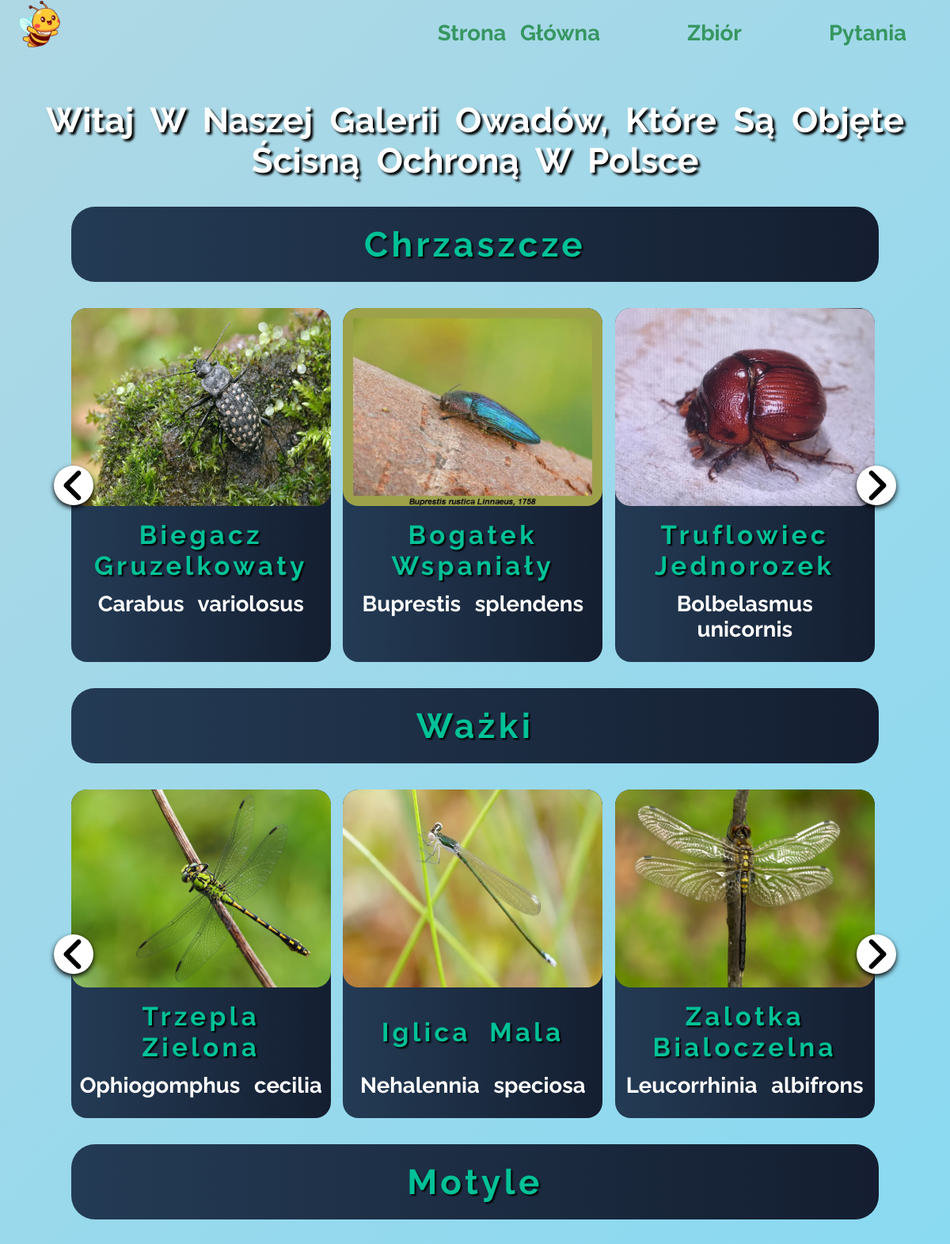
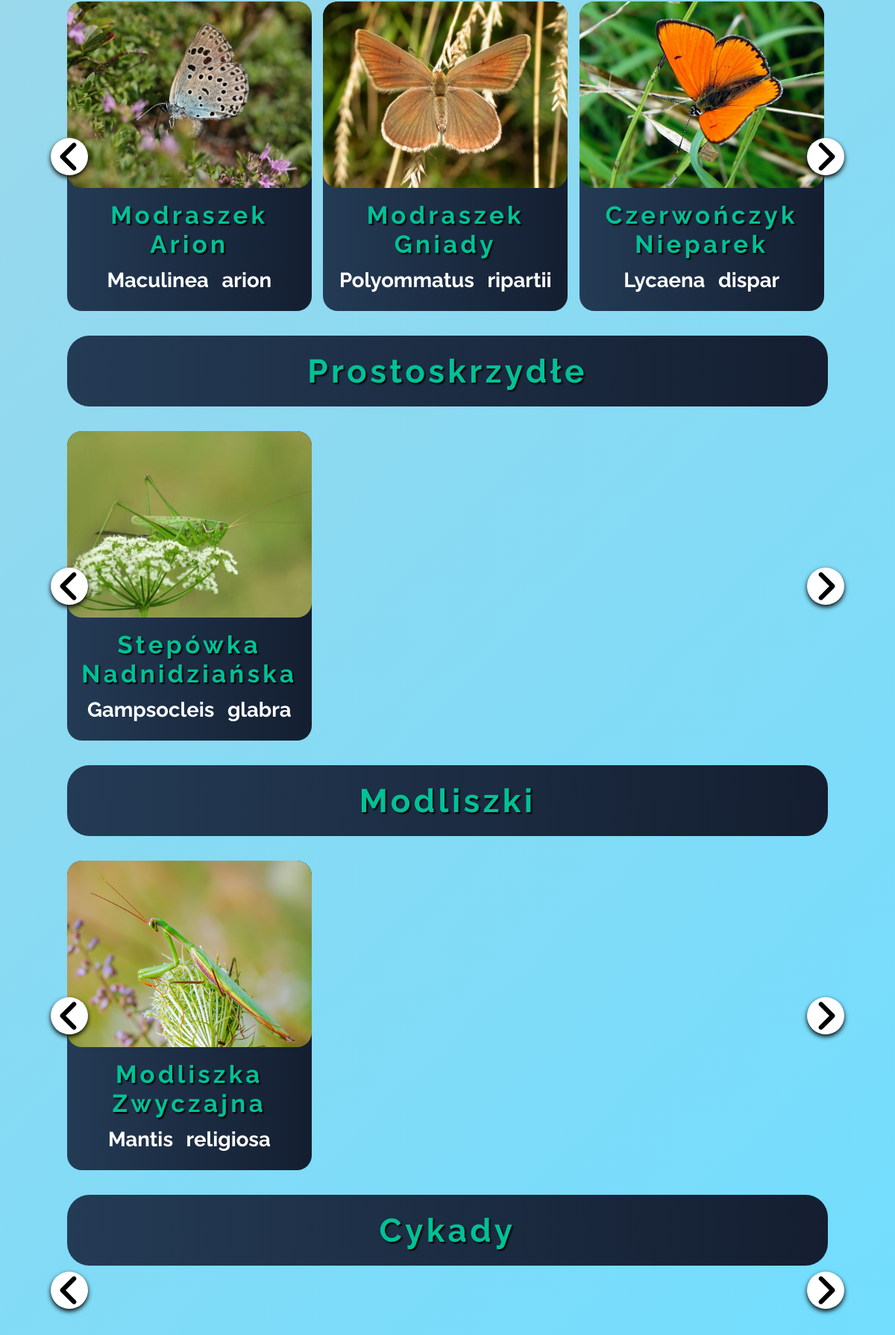
The app's page /lobby.php (upper part) with its own data (2 pictures, top to bottom).
### tables this page shows
CREATE TABLE `chrzaszcze` (
  `id` int(11) NOT NULL AUTO_INCREMENT,
  `nazwaPliku` varchar(80) DEFAULT NULL,
  `nazwaPospolita` varchar(80) DEFAULT NULL,
  `nazwaLacinska` varchar(80) DEFAULT NULL,
  `opis` varchar(1000) DEFAULT NULL,
  `nazwaStrony` varchar(80) DEFAULT NULL,
  PRIMARY KEY (`id`)
);

CREATE TABLE `wazki` (
  `id` int(11) NOT NULL AUTO_INCREMENT,
  `nazwaPliku` varchar(80) DEFAULT NULL,
  `nazwaPospolita` varchar(80) DEFAULT NULL,
  `nazwaLacinska` varchar(80) DEFAULT NULL,
  `opis` varchar(1000) DEFAULT NULL,
  PRIMARY KEY (`id`)
);

CREATE TABLE `motyle` (
  `id` int(11) NOT NULL AUTO_INCREMENT,
  `nazwaPliku` varchar(80) DEFAULT NULL,
  `nazwaPospolita` varchar(80) DEFAULT NULL,
  `nazwaLacinska` varchar(80) DEFAULT NULL,
  `opis` varchar(1000) DEFAULT NULL,
  PRIMARY KEY (`id`)
);

CREATE TABLE `Prostoskrzydle` (
  `id` int(11) NOT NULL AUTO_INCREMENT,
  `nazwaPliku` varchar(80) DEFAULT NULL,
  `nazwaPospolita` varchar(80) DEFAULT NULL,
  `nazwaLacinska` varchar(80) DEFAULT NULL,
  `opis` varchar(1000) DEFAULT NULL,
  PRIMARY KEY (`id`)
);

CREATE TABLE `Modliszki` (
  `id` int(11) NOT NULL AUTO_INCREMENT,
  `nazwaPliku` varchar(80) DEFAULT NULL,
  `nazwaPospolita` varchar(80) DEFAULT NULL,
  `nazwaLacinska` varchar(80) DEFAULT NULL,
  `opis` varchar(1000) DEFAULT NULL,
  PRIMARY KEY (`id`)
);

### lobby.php (the view, shortened to what this page needs)
<!DOCTYPE html>
<html lang="en">
<head>
    <link rel="stylesheet" href="style/nav&footer.css">
    <link rel="stylesheet" href="style/lobby.css">
</head>
<body>
<div class="container">
    <div class="landing">
        <?php
            include("nav.php");
        ?>
        <section id="section-one">
            <h1>Witaj w naszej galerii owadów, które są objęte ścisną ochroną w polsce</h1>
            <div class="gatunek"><h2 id="chrzaszcze">chrzaszcze</h2></div>
            <div class="wrapper">
                <img src="images/leftArrow.svg" alt="Left" class="arrows left">
                <ul class="carousel carousel1">
                    <?php
                        include"baza.php";
                        $sql = "SELECT * from chrzaszcze";
                        $wynik = mysqli_query($conn, $sql);
                        while($wiersz = mysqli_fetch_assoc($wynik)){
                            $id =  $wiersz['id'];
                            $nazwaPliku =  $wiersz['nazwaPliku'];
                            $nazwaPospolita =  $wiersz['nazwaPospolita'];
                            $nazwaLacinska =  $wiersz['nazwaLacinska'];
                            echo "<li class='card'>";
                                echo "<div class='img'>";
                                    echo "<img src='images/chrzaszcze/$nazwaPliku' alt='img'>";
                                echo "</div> <div class='podpis'>";
                                    echo "<a href='owady.php?id=$id&rodzaj=chrzaszcze'>";
                                    echo "<div class='naglowek'><h2>$nazwaPospolita</h2></div>";
                                    echo "<div class='lacina'><p>$nazwaLacinska</p></div></a>";
                                echo "</div></li>";
                        }
                    ?>
                </ul>
                <img src="images/rightArrow.svg" alt="right" class="arrows right">
            </div>
            <div class="gatunek"><h2 id="wazki">Ważki</h2></div>
            <div class="wrapper">
                <img src="images/leftArrow.svg" alt="Left" class="arrows left">
                <ul class="carousel carousel2">
                    <?php
                        include"baza.php";
                        $sql = "SELECT * from wazki";
                        $wynik = mysqli_query($conn, $sql);
                        while($wiersz = mysqli_fetch_assoc($wynik)){
                            $id =  $wiersz['id'];
                            $nazwaPliku =  $wiersz['nazwaPliku'];
                            $nazwaPospolita =  $wiersz['nazwaPospolita'];
                            $nazwaLacinska =  $wiersz['nazwaLacinska'];
                            echo "<li class='card'>";
                                echo "<div class='img'>";
                                    echo "<img src='images/wazki/$nazwaPliku' alt='img'>";
                                echo "</div> <div class='podpis'>";
                                    echo "<a href='owady.php?id=$id&rodzaj=wazki'>";
                                    echo "<div class='naglowek'><h2>$nazwaPospolita</h2></div>";
                                    echo "<div class='lacina'><p>$nazwaLacinska</p></div></a>";
                                echo "</div></li>";
                        }
                    ?>
                </ul>
                <img src="images/rightArrow.svg" alt="right" class="arrows right">
            </div>
            <div class="gatunek"><h2 id="motyle">Motyle</h2></div>
            <div class="wrapper">
                <img src="images/leftArrow.svg" alt="Left" class="arrows left">
                <ul class="carousel carousel3">
                    <?php
                        include"baza.php";
                        $sql = "SELECT * from motyle";
                        $wynik = mysqli_query($conn, $sql);
                        while($wiersz = mysqli_fetch_assoc($wynik)){
                            $id =  $wiersz['id'];
                            $nazwaPliku =  $wiersz['nazwaPliku'];
                            $nazwaPospolita =  $wiersz['nazwaPospolita'];
                            $nazwaLacinska =  $wiersz['nazwaLacinska'];
                            echo "<li class='card'>";
                                echo "<div class='img'>";
                                    echo "<img src='images/motyle/$nazwaPliku' alt='img'>";
                                echo "</div> <div class='podpis'>";
                                    echo "<a href='owady.php?id=$id&rodzaj=motyle'>";
                                    echo "<div class='naglowek'><h2>$nazwaPospolita</h2></div>";
                                    echo "<div class='lacina'><p>$nazwaLacinska</p></div></a>";
                                echo "</div></li>";
                        }
                    ?>
                </ul>
                <img src="images/rightArrow.svg" alt="right" class="arrows right">
            </div>
            <div class="gatunek"><h2 id="prostoskrzydle">Prostoskrzydłe</h2></div>
            <div class="wrapper">
                <img src="images/leftArrow.svg" alt="Left" class="arrows left">
                <ul class="carousel carousel4">
                    <?php
                        include"baza.php";
                        $sql = "SELECT * from Prostoskrzydle";
                        $wynik = mysqli_query($conn, $sql);
                        while($wiersz = mysqli_fetch_assoc($wynik)){
                            $id =  $wiersz['id'];
                            $nazwaPliku =  $wiersz['nazwaPliku'];
                            $nazwaPospolita =  $wiersz['nazwaPospolita'];
                            $nazwaLacinska =  $wiersz['nazwaLacinska'];
                            echo "<li class='card'>";
                                echo "<div class='img'>";
                                    echo "<img src='images/Prostoskrzydle/$nazwaPliku' alt='img'>";
                                echo "</div> <div class='podpis'>";
                                    echo "<a href='owady.php?id=$id&rodzaj=Prostoskrzydle'>";
                                    echo "<div class='naglowek'><h2>$nazwaPospolita</h2></div>";
                                    echo "<div class='lacina'><p>$nazwaLacinska</p></div></a>";
                                echo "</div></li>";
                        }
                    ?>
                </ul>
                <img src="images/rightArrow.svg" alt="right" class="arrows right">
            </div>
            <div class="gatunek"><h2 id="modliszki">Modliszki</h2></div>
            <div class="wrapper">
                <img src="images/leftArrow.svg" alt="Left" class="arrows left">
                <ul class="carousel carousel5">
                    <?php
                        include"baza.php";
                        $sql = "SELECT * from Modliszki";
                        $wynik = mysqli_query($conn, $sql);
                        while($wiersz = mysqli_fetch_assoc($wynik)){
                            $id =  $wiersz['id'];
                            $nazwaPliku =  $wiersz['nazwaPliku'];
                            $nazwaPospolita =  $wiersz['nazwaPospolita'];
                            $nazwaLacinska =  $wiersz['nazwaLacinska'];
                            echo "<li class='card'>";
                                echo "<div class='img'>";
                                    echo "<img src='images/Modliszki/$nazwaPliku' alt='img'>";
                                echo "</div> <div class='podpis'>";
                                    echo "<a href='owady.php?id=$id&rodzaj=Modliszki'>";
                                    echo "<div class='naglowek'><h2>$nazwaPospolita</h2></div>";
                                    echo "<div class='lacina'><p>$nazwaLacinska</p></div></a>";
                                echo "</div></li>";
                        }
                    ?>
                </ul>
                <img src="images/rightArrow.svg" alt="right" class="arrows right">
            </div>
            <div class="gatunek"><h2 id="cykady">Cykady</h2></div>
            <div class="wrapper">
                <img src="images/leftArrow.svg" alt="Left" class="arrows left">
                <img src="images/rightArrow.svg" alt="right" class="arrows right">
            </div>
        </section>
    </div>
</div>
</body>
</html>

### nav.php (shortened to what this page needs)
<nav>
            <div class="logo">
                <div class="logo-img hidden">
                    <img src="images/pszczola2.webp" alt="logo">
                </div>
            </div>
            <div class="podstrony">
                <ul class="podul">
                    <li><a href="index.php" class="poda">Strona Główna </a></li>
                    <li><a href="lobby.php" class="poda">Zbiór</a></li>
                    <li><a href="pytania.php" class="poda">Pytania</a></li>
                </ul>
            </div>
</nav>

### style/nav&footer.css (style rules this page uses)
* { box-sizing: border-box; padding: 0px; margin: 0px; }
html { font-size: 11px; text-align: center; color: rgb(255, 255, 255); font-family: "Raleway", sans-serif; word-spacing: 1rem; font-weight: bold; scroll-behavior: smooth; }
body { display: flex; justify-content: center; }
.container { width: 100vw; }
ul { list-style-type: none; font-size: 2rem; }
.podul { display: flex; align-items: center; font-size: 2rem; list-style: none; color: rgb(0, 0, 0); white-space: nowrap; margin-left: auto; margin-right: 3rem; }
ul li { cursor: pointer; color: rgb(54, 150, 96); }
.podul { gap: 10rem; font-size: 2.5rem; color: green; }
.poda { color: rgb(54, 150, 96); }
h1,h2 { color: hsl(0, 0%, 0%) }
h1 { font-size: 4rem; width: 100%; }
h2 { font-size: 4rem; margin-top: 2rem; text-align: left; width: 100%; }
p { margin-top: 2rem; font-size: 2rem; }
a { text-decoration: none; color: white; }
nav { display: flex; flex-direction: row; padding: 1rem 2rem 1rem 2rem; justify-content: space-between; align-items: center; height: 82px; position: relative; z-index: 1; }
.logo { display: flex; flex-direction: row; position: relative; z-index: 100; }
.logo img { width: 60px; height: 60px; }
.logo-img { width: 60px; height: 82px; }
.items, .podstrony { display: flex; align-items: center; justify-content: center; }
.podstrony { width: 100%; }
.hidden { opacity: 0; filter:blur(5px); transform: translateY(100%); transition: all 3s; }
.show { opacity: 1; filter: blur(0); transform: translateY(0); }

### records on screen
chrzaszcze: nazwaPliku (picture), nazwaPospolita "Biegacz Gruzelkowaty", nazwaLacinska "Carabus variolosus"
chrzaszcze: nazwaPliku (picture), nazwaPospolita "Bogatek Wspaniały", nazwaLacinska "Buprestis splendens"
chrzaszcze: nazwaPliku (picture), nazwaPospolita "Truflowiec Jednorozek", nazwaLacinska "Bolbelasmus unicornis"
wazki: nazwaPliku (picture), nazwaPospolita "Trzepla Zielona", nazwaLacinska "Ophiogomphus cecilia"
wazki: shows a picture, nazwaPospolita "Iglica Mala", nazwaLacinska "Nehalennia speciosa"
wazki: nazwaPliku (picture), nazwaPospolita "Zalotka Bialoczelna", nazwaLacinska "Leucorrhinia albifrons"
motyle: nazwaPliku (picture), nazwaPospolita "Modraszek Arion", nazwaLacinska "Maculinea arion"
motyle: nazwaPliku (picture), nazwaPospolita "Modraszek Gniady", nazwaLacinska "Polyommatus ripartii"
motyle: nazwaPliku (picture), nazwaPospolita "Czerwończyk Nieparek", nazwaLacinska "Lycaena dispar"
prostoskrzydle: nazwaPliku (picture), nazwaPospolita "Stepówka Nadnidziańska", nazwaLacinska "Gampsocleis glabra"
modliszki: nazwaPliku (picture), nazwaPospolita "Modliszka Zwyczajna", nazwaLacinska "Mantis religiosa"
